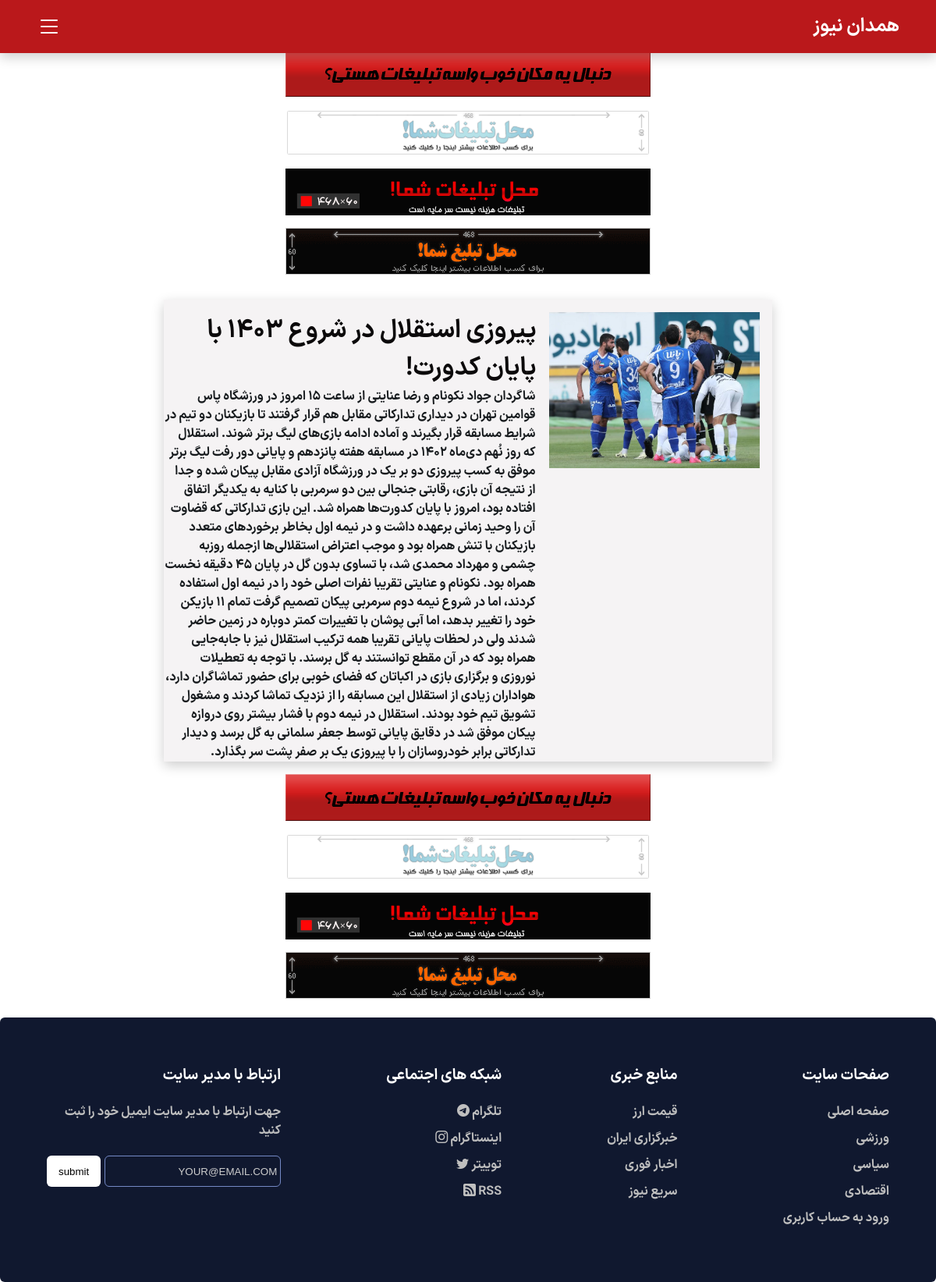
Page /news-lastnews.php?postid=2 on the committed database.
### tables this page shows
CREATE TABLE `lastnews` (
  `id` int(11) NOT NULL,
  `title` varchar(200) NOT NULL,
  `image` varchar(200) NOT NULL,
  `content` text NOT NULL,
  `Category` varchar(20) NOT NULL,
  `breakingnews` varchar(20) NOT NULL
);

### news-lastnews.php (the view, shortened to what this page needs)
<html lang="fa">
<head>
    <link rel="stylesheet" href="Style/Style.css" />
    <link rel="stylesheet" href="style/bootstrap-icons.css" />
</head>
<body>
    <div class="all-screen">
        <nav class="navbar">
            <div class="navbar-center">
                <div class="nav-header">
                    <h3>همدان نیوز</h3>
                    <button type="button" class="nav-toggle" id="nav-toggle">
                        <i class="bi bi-list"></i>
                    </button>
                </div>
            </div>
        </nav>
        <div class="break">&nbsp;</div>
        <div class="break">&nbsp;</div>
        <div class="ads">
            <a href="#"><img src="Photo/tab1.gif" alt="" /></a>
            <a href="#"><img src="Photo/tab2.gif" alt="" /></a>
            <a href="#"><img src="Photo/tab3.gif" alt="" /></a>
            <a href="#"><img src="Photo/tab4.gif" alt="" /></a>
        </div>
        <div class="mid news-mid">
            <div class="news-screen">
                <div class="last news-last">
                    <?php
                    include "panel/config.php";
                    ?>
                    <?php
                    $postid = $_GET['postid'];
                    $query = "SELECT * FROM `lastnews` where `id` =$postid ;";
                    $result = mysqli_query($link, $query);
                    while ($row = mysqli_fetch_array($result)) {
                        ?>
                        <img src="<?php echo $row['image']; ?>" alt="" class="last-photo news-photo" />
                        <div class="l">
                            <h2 class="last-titr news-titr">
                                <?php echo $row['title']; ?>
                            </h2>
                            <p class="last-par news-par">
                                <?php echo $row['content']; ?>
                            </p>
                        </div>
                    </div>
                <?php } ?>
            </div>
            <div class="ads">
                <a href="#"><img src="Photo/tab1.gif" alt="" /></a>
                <a href="#"><img src="Photo/tab2.gif" alt="" /></a>
                <a href="#"><img src="Photo/tab3.gif" alt="" /></a>
                <a href="#"><img src="Photo/tab4.gif" alt="" /></a>
            </div>
        </div>
        <section class="footer">
            <div class="footer-row">
                <div class="footer-col">
                    <h4>صفحات سایت</h4>
                    <ul class="links">
                        <li><a href="index.php"> صفحه اصلی</a></li>
                        <li><a href="sport.php">ورزشی</a></li>
                        <li><a href="political.php">سیاسی</a></li>
                        <li><a href="Economic.php">اقتصادی</a></li>
                        <li><a href="login.php">ورود به حساب کاربری</a></li>
                    </ul>
                </div>
                <div class="footer-col">
                    <h4>منابع خبری</h4>
                    <ul class="links">
                        <li><a href="#">قیمت ارز</a></li>
                        <li><a href="#">خبرگزاری ایران</a></li>
                        <li><a href="#">اخبار فوری</a></li>
                        <li><a href="#">سریع نیوز</a></li>
                    </ul>
                </div>
                <div class="footer-col">
                    <h4>شبکه های اجتماعی</h4>
                    <ul class="links">
                        <li>
                            <a href="#"> تلگرام <i class="bi bi-telegram"></i></a>
                        </li>
                        <li>
                            <a href="#"> اینستاگرام <i class="bi bi-instagram"></i></a>
                        </li>
                        <li>
                            <a href="#">توییتر <i class="bi bi-twitter"></i></a>
                        </li>
                        <li>
                            <a href="#">RSS <i class="bi bi-rss-fill"></i></a>
                        </li>
                    </ul>
                </div>
                <div class="footer-col">
                    <h4>ارتباط با مدیر سایت</h4>
                    <p>جهت ارتباط با مدیر سایت ایمیل خود را ثبت کنید</p>
                    <form action="#">
                        <input type="text" placeholder=" YOUR@EMAIL.COM " required />
                        <button type="submit">submit</button>
                    </form>
                </div>
            </div>
        </section>
    </div>
</body>

### Style/Style.css (style rules this page uses)
:root { --black: #0b090a; --darkgray: #161a1d; --darkred: #660708; --red: #ba181b; --lightred: #a4161a; --lightred2: #e5383b; --silver: #b1a7a6; --lightsilver: #d3d3d3; --darkwhite: #f5f3f4; --withe: #ffffff; --iransans: "iransans"; --iransans-bold: "iransans-bold"; --transition: all 0.3s linear; --light-shadow: 0 5px 15px rgba(0, 0, 0, 0.1); --dark-shadow: 0 5px 15px rgba(0, 0, 0, 0.2); }
* { padding: 0; margin: 0; box-sizing: border-box; }
body { font-family: var(--iransans-bold); direction: rtl; }
ul { list-style: none; }
a { text-decoration: none; }
h2 { font-size: 2rem; color: #0b090a; }
h3 { font-size: 1.25rem; }
h4 { font-size: 0.875rem; }
p { margin-bottom: 1.25rem; }
@media screen and (min-width: 800px) { h2 { font-size: 2rem; } }
@media screen and (min-width: 800px) { tr, th, h3 { font-size: 1.5rem; } }
@media screen and (min-width: 800px) { h4 { font-size: 0.75rem; } }
@media screen and (min-width: 800px) { body { font-size: 1rem; } }
.navbar { position: fixed; top: 0; right: 0; z-index: 2; background: var(--red); width: 100%; box-shadow: var(--dark-shadow); }
.nav-header { display: flex; justify-content: space-between; align-items: center; padding: 1rem 2rem; }
.navbar-center { width: 100%; max-width: 1170px; margin: 0 auto; }
.nav-header { color: var(--withe); font-size: 1.5rem; }
.nav-toggle { font-size: 2rem; background: transparent; border: none; cursor: pointer; color: var(--withe); }
.ads { margin: 0.5rem 15%; display: flex; width: 100wh; flex-wrap: wrap; justify-content: space-evenly; align-items: center; }
.ads img { margin: 0.5rem 0; }
.mid { justify-content: start; align-items: center; margin-top: 1rem; padding: 0.5rem 0; }
.last { display: flex; align-self: center; border: solid 0.1rem var(--silver); }
.last-titr { display: block; margin-top: 1rem; color: #0b090a; }
.last-photo { justify-content: start; display: flex; width: auto; height: 200px; margin: 1rem; }
a { color: #0b090a; }
.last-par { color: var(--darkgray); margin: 0 1px; max-width: 90%; }
.footer { width: 100%; background: #10182f; border-radius: 6px; }
.footer .footer-row { display: flex; flex-wrap: wrap; justify-content: space-between; gap: 3.5rem; padding: 60px; }
.footer-row .footer-col h4 { color: #fff; font-size: 1.2rem; font-weight: 400; }
.footer-col .links { margin-top: 20px; }
.footer-col .links li { list-style: none; margin-bottom: 10px; }
.footer-col .links li a { text-decoration: none; color: #bfbfbf; }
.footer-col p { margin: 20px 0; color: #bfbfbf; max-width: 300px; }
.footer-col form { display: flex; gap: 5px; }
.footer-col input { height: 40px; border-radius: 6px; background: none; width: 100%; outline: none; border: 1px solid #7489c6; caret-color: #fff; color: #fff; padding-left: 10px; }
.footer-col input::placeholder { color: #ccc; }
.footer-col form button { background: #fff; outline: none; border: none; padding: 10px 15px; border-radius: 6px; cursor: pointer; font-weight: 500; transition: 0.2s ease; }
.news-last { border: none; box-shadow: var(--dark-shadow); background: var(--darkwhite); }
.news-par { max-width: 40rem; }
@media screen and (min-width: 749px) { .news-mid { width: 100%; } }
@media screen and (min-width: 749px) { .news-screen { justify-content: center; align-items: center; } }
@media screen and (min-width: 749px) { .news-last { margin: 0 50%; transform: translate(+50%); width: 65%; max-width: 976px; justify-content: center; border: none; box-shadow: var(--dark-shadow); background: var(--darkwhite); } }

### rows in the picture
lastnews: image (picture), title "پیروزی استقلال در شروع 1403 با پایان کدورت!", content "شاگردان جواد نکونام و رضا عنایتی از ساعت 15 امروز در ورزشگاه پاس قوامین تهران در دیداری تدارکاتی مقابل هم قرار گرفتند تا بازیکنان دو تیم در شرایط مسابقه قرار بگیرند و آماده ادامه بازی‌های لیگ برتر شوند. استقلال که روز نُهم دی‌ماه 1402 در مسابقه هفته پانزدهم و پایانی دور رفت لیگ برتر موفق به کسب پیروزی دو بر یک در ورزشگاه آزادی مقابل پیکان شده و جدا از نتیجه آن بازی، رقابتی جنجالی بین دو سرمربی با کنایه به یکدیگر اتفاق افتاده بود، امروز با پایان کدورت‌ها همراه شد. این بازی تدارکاتی که قضاوت آن را وحید زمانی برعهده داشت و در نیمه اول بخاطر برخوردهای متعدد بازیکنان با تنش همراه بود و موجب اعتراض استقلالی‌ها ازجمله روزبه چشمی و مهرداد محمدی شد، با تساوی بدون گل در پایان 45 دقیقه نخست همراه بود.…"
